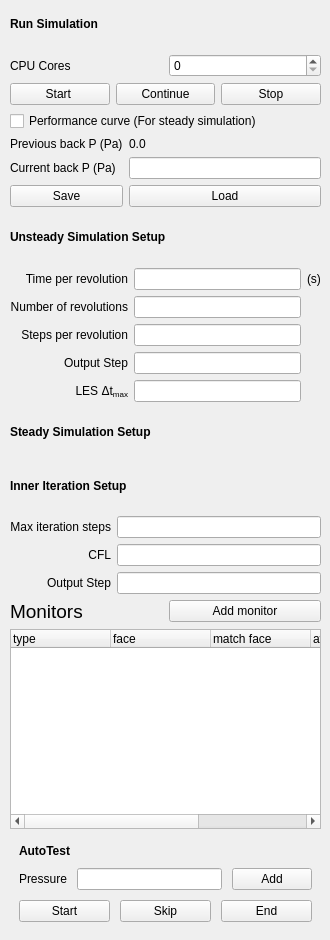
             <widget class="QWidget" name="savetab">
              <widget class="QWidget" name="layoutWidget">
               <property name="geometry">
                <rect>
                 <x>10</x>
                 <y>0</y>
                 <width>311</width>
                 <height>931</height>
                </rect>
               </property>
               <layout class="QVBoxLayout" name="verticalLayout_11">
                <item>
                 <layout class="QGridLayout" name="unstead_simulation_layout_2"/>
                </item>
                <item>
                 <widget class="QLabel" name="label_6">
                  <property name="text">
                   <string>&lt;html&gt;&lt;head/&gt;&lt;body&gt;&lt;p&gt;&lt;span style=&quot; font-weight:700;&quot;&gt;Run Simulation&lt;/span&gt;&lt;/p&gt;&lt;/body&gt;&lt;/html&gt;</string>
                  </property>
                 </widget>
                </item>
                <item>
                 <layout class="QHBoxLayout" name="horizontalLayout_5">
                  <item>
                   <widget class="QLabel" name="label_9">
                    <property name="text">
                     <string>CPU Cores</string>
                    </property>
                   </widget>
                  </item>
                  <item>
                   <widget class="QSpinBox" name="spinCPU">
                    <property name="maximum">
                     <number>9999</number>
                    </property>
                   </widget>
                  </item>
                 </layout>
                </item>
                <item>
                 <layout class="QHBoxLayout" name="horizontalLayout_6"/>
                </item>
                <item>
                 <layout class="QGridLayout" name="unstead_simulation_layout_3">
                  <item row="2" column="0">
                   <widget class="QPushButton" name="start_simulation_button">
                    <property name="text">
                     <string>Start </string>
                    </property>
                   </widget>
                  </item>
                  <item row="2" column="1">
                   <widget class="QPushButton" name="continue_simulation_button">
                    <property name="text">
                     <string>Continue</string>
                    </property>
                   </widget>
                  </item>
                  <item row="2" column="2">
                   <widget class="QPushButton" name="stop_simulation_button">
                    <property name="text">
                     <string>Stop</string>
                    </property>
                   </widget>
                  </item>
                 </layout>
                </item>
                <item>
                 <widget class="QCheckBox" name="checkBox_performance">
                  <property name="text">
                   <string>Performance curve (For steady simulation)</string>
                  </property>
                 </widget>
                </item>
                <item>
                 <layout class="QGridLayout" name="curve_grid_layout">
                  <item row="1" column="0">
                   <widget class="QLabel" name="current_p_label">
                    <property name="text">
                     <string>Previous back P (Pa)</string>
                    </property>
                   </widget>
                  </item>
                  <item row="2" column="1">
                   <widget class="QLineEdit" name="target_p_value"/>
                  </item>
                  <item row="1" column="1">
                   <widget class="QLabel" name="current_p_value">
                    <property name="text">
                     <string>0.0</string>
                    </property>
                   </widget>
                  </item>
                  <item row="2" column="0">
                   <widget class="QLabel" name="target_p_label">
                    <property name="text">
                     <string>Current back P (Pa)</string>
                    </property>
                   </widget>
                  </item>
                  <item row="3" column="0">
                   <widget class="QPushButton" name="save_p_button">
                    <property name="text">
                     <string>Save</string>
                    </property>
                   </widget>
                  </item>
                  <item row="3" column="1">
                   <widget class="QPushButton" name="load_p_button">
                    <property name="text">
                     <string>Load</string>
                    </property>
                   </widget>
                  </item>
                 </layout>
                </item>
                <item>
                 <widget class="QLabel" name="unsteady_simulation_label">
                  <property name="text">
                   <string>&lt;html&gt;&lt;head/&gt;&lt;body&gt;&lt;p&gt;&lt;span style=&quot; font-weight:700;&quot;&gt;Unsteady Simulation Setup&lt;/span&gt;&lt;/p&gt;&lt;/body&gt;&lt;/html&gt;</string>
                  </property>
                 </widget>
                </item>
                <item>
                 <layout class="QGridLayout" name="unstead_simulation_layout">
                  <item row="4" column="1">
                   <widget class="QLineEdit" name="step_per_cycle_lineEdit">
                    <property name="text">
                     <string/>
                    </property>
                   </widget>
                  </item>
                  <item row="2" column="1">
                   <widget class="QLineEdit" name="period_lineEdit">
                    <property name="text">
                     <string/>
                    </property>
                   </widget>
                  </item>
                  <item row="5" column="0">
                   <widget class="QLabel" name="output_unsteady_label">
                    <property name="text">
                     <string>&lt;html&gt;&lt;head/&gt;&lt;body&gt;&lt;p align=&quot;right&quot;&gt;Output Step&lt;/p&gt;&lt;/body&gt;&lt;/html&gt;</string>
                    </property>
                   </widget>
                  </item>
                  <item row="5" column="1">
                   <widget class="QLineEdit" name="output_unsteady_lineEdit">
                    <property name="text">
                     <string/>
                    </property>
                   </widget>
                  </item>
                  <item row="2" column="0">
                   <widget class="QLabel" name="period_label">
                    <property name="text">
                     <string>&lt;html&gt;&lt;head/&gt;&lt;body&gt;&lt;p align=&quot;right&quot;&gt;Time per revolution&lt;/p&gt;&lt;/body&gt;&lt;/html&gt;</string>
                    </property>
                   </widget>
                  </item>
                  <item row="6" column="0">
                   <widget class="QLabel" name="label_les_dt">
                    <property name="text">
                     <string>&lt;html&gt;&lt;head/&gt;&lt;body&gt;&lt;p align=&quot;right&quot;&gt;LES Δt&lt;span style=&quot; vertical-align:sub;&quot;&gt;max&lt;/span&gt;&lt;/p&gt;&lt;/body&gt;&lt;/html&gt;</string>
                    </property>
                   </widget>
                  </item>
                  <item row="3" column="1">
                   <widget class="QLineEdit" name="n_cycle_lineEdit">
                    <property name="text">
                     <string/>
                    </property>
                   </widget>
                  </item>
                  <item row="4" column="0">
                   <widget class="QLabel" name="step_per_cycle_label">
                    <property name="text">
                     <string>&lt;html&gt;&lt;head/&gt;&lt;body&gt;&lt;p align=&quot;right&quot;&gt;Steps per revolution&lt;/p&gt;&lt;/body&gt;&lt;/html&gt;</string>
                    </property>
                   </widget>
                  </item>
                  <item row="6" column="1">
                   <widget class="QLineEdit" name="lineEdit_les_dt"/>
                  </item>
                  <item row="3" column="0">
                   <widget class="QLabel" name="n_cycle_label">
                    <property name="text">
                     <string>&lt;html&gt;&lt;head/&gt;&lt;body&gt;&lt;p align=&quot;right&quot;&gt;Number of revolutions&lt;/p&gt;&lt;/body&gt;&lt;/html&gt;</string>
                    </property>
                   </widget>
                  </item>
                  <item row="2" column="2">
                   <widget class="QLabel" name="period_unit_label">
                    <property name="text">
                     <string>&lt;html&gt;&lt;head/&gt;&lt;body&gt;&lt;p&gt;(s)&lt;/p&gt;&lt;/body&gt;&lt;/html&gt;</string>
                    </property>
                   </widget>
                  </item>
                 </layout>
                </item>
                <item>
                 <widget class="QLabel" name="steady_iteration_label">
                  <property name="text">
                   <string>&lt;html&gt;&lt;head/&gt;&lt;body&gt;&lt;p&gt;&lt;span style=&quot; font-weight:700;&quot;&gt;Steady Simulation Setup&lt;/span&gt;&lt;/p&gt;&lt;/body&gt;&lt;/html&gt;</string>
                  </property>
                 </widget>
                </item>
                <item>
                 <widget class="QLabel" name="unsteady_inner_label">
                  <property name="text">
                   <string>&lt;html&gt;&lt;head/&gt;&lt;body&gt;&lt;p&gt;&lt;span style=&quot; font-weight:700;&quot;&gt;Inner Iteration Setup&lt;/span&gt;&lt;/p&gt;&lt;/body&gt;&lt;/html&gt;</string>
                  </property>
                 </widget>
                </item>
                <item>
                 <layout class="QGridLayout" name="steady_simulation_layout">
                  <item row="3" column="1">
                   <widget class="QLineEdit" name="CFL_lineEdit">
                    <property name="text">
                     <string/>
                    </property>
                   </widget>
                  </item>
                  <item row="2" column="1">
                   <widget class="QLineEdit" name="iteration_step_lineEdit">
                    <property name="text">
                     <string/>
                    </property>
                   </widget>
                  </item>
                  <item row="2" column="0">
                   <widget class="QLabel" name="iteration_step_label">
                    <property name="text">
                     <string>&lt;html&gt;&lt;head/&gt;&lt;body&gt;&lt;p align=&quot;right&quot;&gt;Max iteration steps&lt;/p&gt;&lt;/body&gt;&lt;/html&gt;</string>
                    </property>
                   </widget>
                  </item>
                  <item row="3" column="0">
                   <widget class="QLabel" name="CFL_label">
                    <property name="text">
                     <string>&lt;html&gt;&lt;head/&gt;&lt;body&gt;&lt;p align=&quot;right&quot;&gt;CFL&lt;/p&gt;&lt;/body&gt;&lt;/html&gt;</string>
                    </property>
                   </widget>
                  </item>
                  <item row="4" column="1">
                   <widget class="QLineEdit" name="output_steady_lineEdit">
                    <property name="text">
                     <string/>
                    </property>
                   </widget>
                  </item>
                  <item row="4" column="0">
                   <widget class="QLabel" name="output_steady_label">
                    <property name="text">
                     <string>&lt;html&gt;&lt;head/&gt;&lt;body&gt;&lt;p align=&quot;right&quot;&gt;Output Step&lt;/p&gt;&lt;/body&gt;&lt;/html&gt;</string>
                    </property>
                   </widget>
                  </item>
                 </layout>
                </item>
                <item>
                 <layout class="QGridLayout" name="steady_simulation_layout_2">
                  <item row="2" column="0">
                   <widget class="QLabel" name="monitor_label">
                    <property name="text">
                     <string>&lt;html&gt;&lt;head/&gt;&lt;body&gt;&lt;p&gt;&lt;span style=&quot; font-size:14pt;&quot;&gt;Monitors&lt;/span&gt;&lt;/p&gt;&lt;/body&gt;&lt;/html&gt;</string>
                    </property>
                   </widget>
                  </item>
                  <item row="2" column="1">
                   <widget class="QPushButton" name="pushButton">
                    <property name="text">
                     <string>Add monitor</string>
                    </property>
                   </widget>
                  </item>
                 </layout>
                </item>
                <item>
                 <widget class="QTreeWidget" name="monitor_tree">
                  <property name="maximumSize">
                   <size>
                    <width>16777215</width>
                    <height>200</height>
                   </size>
                  </property>
                  <column>
                   <property name="text">
                    <string>type</string>
                   </property>
                  </column>
                  <column>
                   <property name="text">
                    <string>face </string>
                   </property>
                  </column>
                  <column>
                   <property name="text">
                    <string>match face</string>
                   </property>
                  </column>
                  <column>
                   <property name="text">
                    <string>average type</string>
                   </property>
                  </column>
                  <column>
                   <property name="text">
                    <string>delete</string>
                   </property>
                  </column>
                 </widget>
                </item>
                <item>
                 <widget class="QWidget" name="AutoTest" native="true">
                  <layout class="QVBoxLayout" name="verticalLayout_8">
                   <property name="spacing">
                    <number>6</number>
                   </property>
                   <item>
                    <layout class="QVBoxLayout" name="verticalLayout_7">
                     <property name="spacing">
                      <number>10</number>
                     </property>
                     <item>
                      <widget class="QLabel" name="label_14">
                       <property name="maximumSize">
                        <size>
                         <width>16777215</width>
                         <height>20</height>
                        </size>
                       </property>
                       <property name="text">
                        <string>&lt;html&gt;&lt;head/&gt;&lt;body&gt;&lt;p&gt;&lt;span style=&quot; font-weight:696;&quot;&gt;AutoTest&lt;/span&gt;&lt;/p&gt;&lt;/body&gt;&lt;/html&gt;</string>
                       </property>
                      </widget>
                     </item>
                     <item>
                      <layout class="QHBoxLayout" name="horizontalLayout_7">
                       <item>
                        <widget class="QLabel" name="label_15">
                         <property name="text">
                          <string>Pressure</string>
                         </property>
                        </widget>
                       </item>
                       <item>
                        <widget class="QLineEdit" name="lineEdit"/>
                       </item>
                       <item>
                        <widget class="QPushButton" name="pushButton_2">
                         <property name="text">
                          <string>Add</string>
                         </property>
                        </widget>
                       </item>
                      </layout>
                     </item>
                     <item>
                      <layout class="QHBoxLayout" name="horizontalLayout_8">
                       <item>
                        <widget class="QPushButton" name="pushButton_3">
                         <property name="text">
                          <string>Start</string>
                         </property>
                        </widget>
                       </item>
                       <item>
                        <widget class="QPushButton" name="pushButton_4">
                         <property name="text">
                          <string>Skip</string>
                         </property>
                        </widget>
                       </item>
                       <item>
                        <widget class="QPushButton" name="pushButton_5">
                         <property name="text">
                          <string>End</string>
                         </property>
                        </widget>
                       </item>
                      </layout>
                     </item>
                    </layout>
                   </item>
                  </layout>
                 </widget>
                </item>
               </layout>
              </widget>
             </widget>
